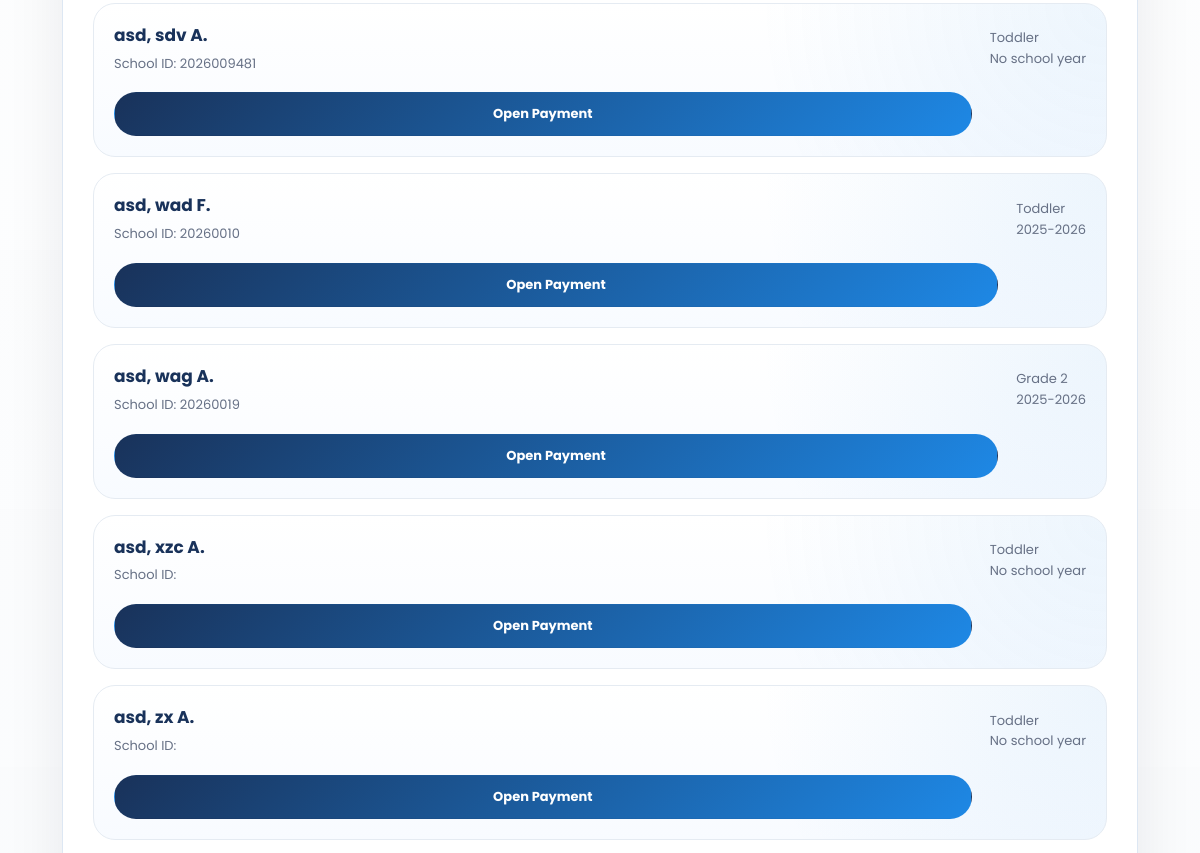
The app's page /SmartEnroll/tuition_receipt.php?page=3 (signed in, middle part), older data.
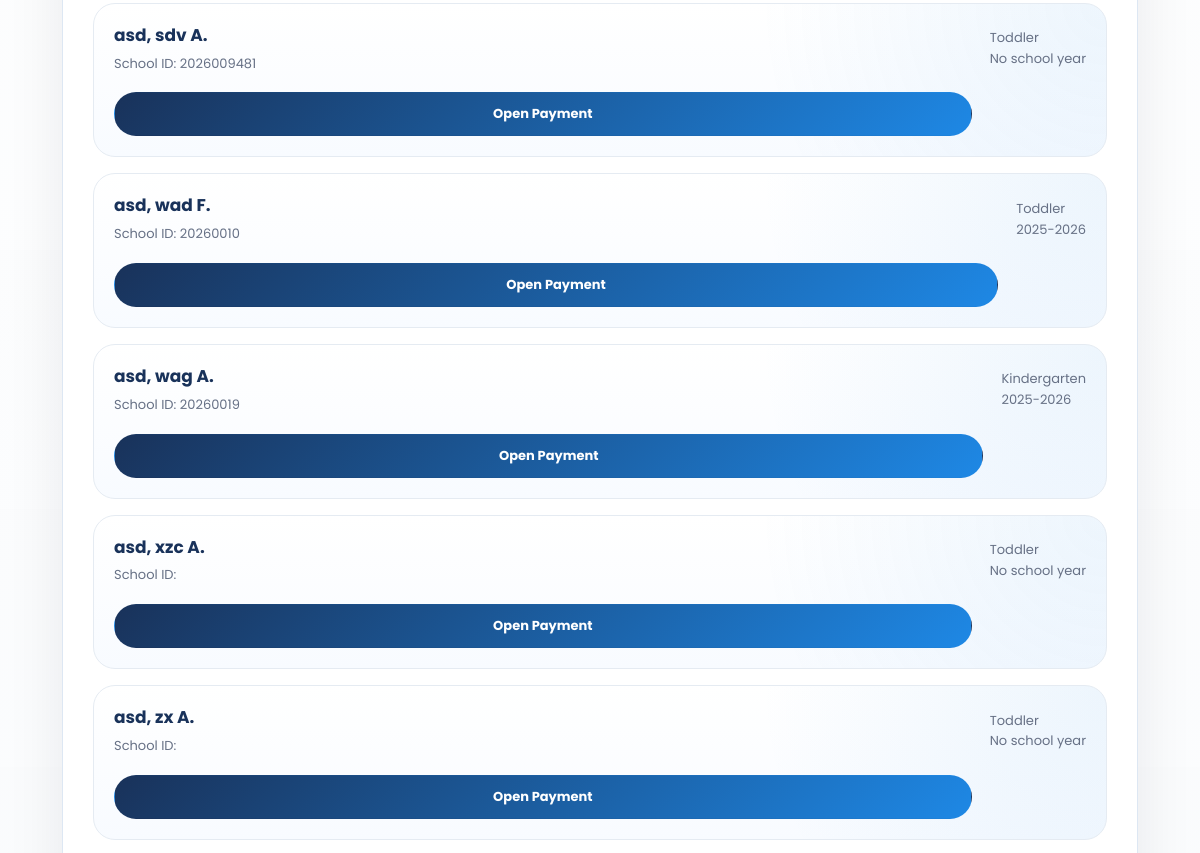
The same page, newer data.
### tables this page shows
CREATE TABLE `enrollments` (
  `id` int(11) NOT NULL,
  `grade_level` varchar(50) DEFAULT NULL,
  `student_id` varchar(20) DEFAULT NULL,
  `school_year` varchar(20) DEFAULT NULL,
  `student_status` varchar(50) DEFAULT NULL,
  `completion_date` date DEFAULT NULL,
  `learner_lname` varchar(100) DEFAULT NULL,
  `learner_fname` varchar(100) DEFAULT NULL,
  `learner_mname` varchar(100) DEFAULT NULL,
  `learner_ext` varchar(20) DEFAULT NULL,
  `nickname` varchar(100) DEFAULT NULL,
  `sex` varchar(20) DEFAULT NULL,
  `dob` varchar(20) DEFAULT NULL,
  `age` int(11) DEFAULT NULL,
  `mother_tongue` varchar(100) DEFAULT NULL,
  `religion` varchar(100) DEFAULT NULL,
  `email` varchar(150) DEFAULT NULL,
  `province` varchar(100) DEFAULT NULL,
  `municipality` varchar(100) DEFAULT NULL,
  `barangay` varchar(100) DEFAULT NULL,
  `street` varchar(150) DEFAULT NULL,
  `father_lname` varchar(100) DEFAULT NULL,
  `father_fname` varchar(100) DEFAULT NULL,
  `father_mname` varchar(100) DEFAULT NULL,
  `father_occ` varchar(100) DEFAULT NULL,
  `father_contact` varchar(50) DEFAULT NULL,
  `mother_lname` varchar(100) DEFAULT NULL,
  `mother_fname` varchar(100) DEFAULT NULL,
  `mother_mname` varchar(100) DEFAULT NULL,
  `mother_occ` varchar(100) DEFAULT NULL,
  `mother_contact` varchar(50) DEFAULT NULL,
  `mother_maiden` varchar(100) DEFAULT NULL,
  `guardian_type` varchar(50) DEFAULT NULL,
  `guardian_lname` varchar(100) DEFAULT NULL,
  `guardian_fname` varchar(100) DEFAULT NULL,
  `guardian_mname` varchar(100) DEFAULT NULL,
  `guardian_occ` varchar(100) DEFAULT NULL,
  `guardian_contact` varchar(50) DEFAULT NULL,
  `emergency1_name` varchar(150) DEFAULT NULL,
  `emergency1_relationship` varchar(100) DEFAULT NULL,
  `emergency1_contact` varchar(50) DEFAULT NULL,
  `emergency2_name` varchar(150) DEFAULT NULL,
  `emergency2_relationship` varchar(100) DEFAULT NULL,
  `emergency2_contact` varchar(50) DEFAULT NULL,
  `emergency3_name` varchar(150) DEFAULT NULL,
  `emergency3_relationship` varchar(100) DEFAULT NULL,
  `emergency3_contact` varchar(50) DEFAULT NULL,
  `special_needs` text DEFAULT NULL,
  `medication` varchar(10) DEFAULT NULL,
  `medication_details` text DEFAULT NULL,
  `created_at` timestamp NOT NULL DEFAULT current_timestamp()
);

### SmartEnroll/tuition_receipt.php (the view, shortened to what this page needs)
<?php
$students = [];
$error = '';
$studentsPerPage = 12;
$currentPage = max(1, (int)($_GET['page'] ?? 1));
function format_name(array $row): string
{
    $m = trim((string)($row['learner_mname'] ?? ''));
    $mi = $m !== '' ? strtoupper(mb_substr($m, 0, 1)) . '.' : '';
    $full = trim(
        ($row['learner_lname'] ?? '') . ', ' .
        ($row['learner_fname'] ?? '') . ' ' . $mi
    );
    return trim(preg_replace('/\s+/', ' ', $full), ' ,');
}
try {
    $conn = new mysqli('127.0.0.1', 'root', '', 'smartenroll');
    $conn->set_charset('utf8mb4');
    $whereSql = '';
    $searchLike = '';
    if ($whereSql !== '') {
        $countStmt = $conn->prepare("SELECT COUNT(*) AS total FROM enrollments {$whereSql}");
        $countStmt->bind_param('s', $searchLike);
        $countStmt->execute();
        $countResult = $countStmt->get_result();
    } else {
        $countResult = $conn->query("SELECT COUNT(*) AS total FROM enrollments");
    }
    $totalStudents = (int)($countResult->fetch_assoc()['total'] ?? 0);
    $totalPages = max(1, (int)ceil($totalStudents / $studentsPerPage));
    $currentPage = min($currentPage, $totalPages);
    $offset = ($currentPage - 1) * $studentsPerPage;
    $sql = "
        SELECT id, student_id, learner_lname, learner_fname, learner_mname, grade_level, school_year, email
        FROM enrollments
        {$whereSql}
        ORDER BY learner_lname ASC, learner_fname ASC, id DESC
        LIMIT ? OFFSET ?
    ";
    $stmt = $conn->prepare($sql);
    if ($whereSql !== '') {
        $stmt->bind_param('sii', $searchLike, $studentsPerPage, $offset);
    } else {
        $stmt->bind_param('ii', $studentsPerPage, $offset);
    }
    $stmt->execute();
    $result = $stmt->get_result();
    while ($row = $result->fetch_assoc()) {
        $students[] = $row;
    }
} catch (Throwable $e) {
    $error = $e->getMessage();
}
?>
<!DOCTYPE html>
<html lang="en">
<head>
    <link rel="stylesheet" href="css/style.css">
    <link rel="stylesheet" href="css/pay_tuition.css">
    <link rel="stylesheet" href="https://cdnjs.cloudflare.com/ajax/libs/font-awesome/6.5.0/css/all.min.css">
</head>
<body class="dashboard-page dashboard-white-page">
<main class="dashboard-main pay-list-main">
    <section class="student-directory-card">
        <?php if (!$error && empty($students)): ?>
            <div class="empty-state">
                <i class="fa-solid fa-users"></i>
                <h2>No Students Found</h2>
                <p>There are no enrolled students available for tuition payment yet.</p>
            </div>
        <?php else: ?>
            <div class="student-card-list student-card-list-wide" id="payStudentList">
                <?php foreach ($students as $student): ?>
                    <?php $fullName = format_name($student) ?: 'N/A'; ?>
                    <a
                        class="student-pick-card"
                        href="tuition_receipt_details.php?student_id=<?php echo urlencode((string)$student['student_id']); ?>"
                        data-search="<?php echo htmlspecialchars(strtolower(implode(' ', [
                            (string)($student['student_id'] ?? ''),
                            $fullName,
                            (string)($student['grade_level'] ?? ''),
                            (string)($student['email'] ?? ''),
                            (string)($student['school_year'] ?? '')
                        ]))); ?>"
                    >
                        <div class="student-pick-main">
                            <strong><?php echo htmlspecialchars($fullName); ?></strong>
                            <span>School ID: <?php echo htmlspecialchars((string)($student['student_id'] ?? '')); ?></span>
                        </div>
                        <div class="student-pick-meta">
                            <span><?php echo htmlspecialchars((string)($student['grade_level'] ?? 'N/A')); ?></span>
                            <small><?php echo htmlspecialchars((string)($student['school_year'] ?? 'No school year')); ?></small>
                        </div>
                        <div class="student-pick-action">Open Payment</div>
                    </a>
                <?php endforeach; ?>
            </div>
        <?php endif; ?>
    </section>
</main>
</body>
</html>

Row changes from the older to the newer data that the page shows:
changed enrollments "asd, wag A.": grade_level "Grade 2" → "Kindergarten"
